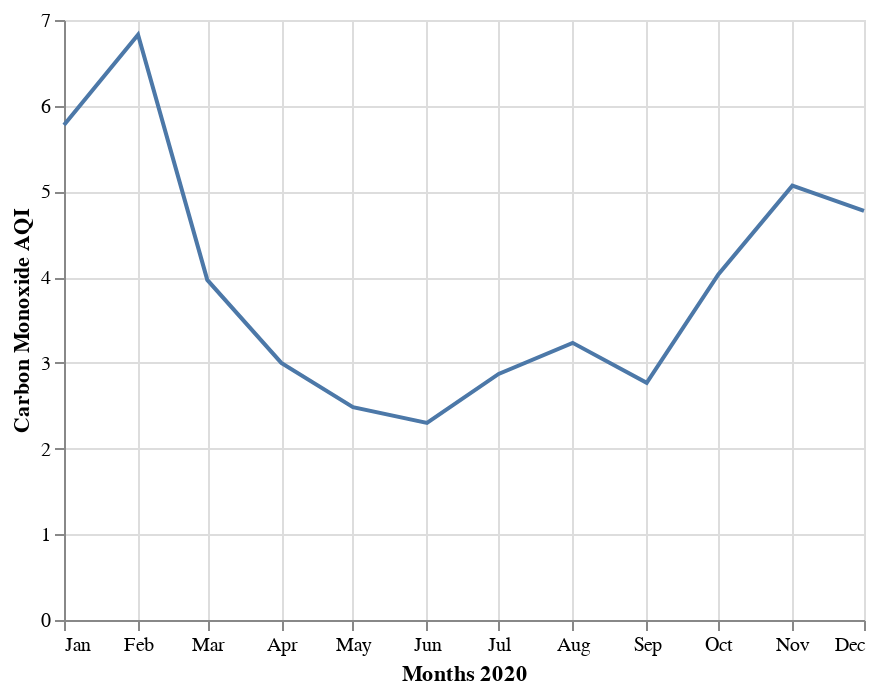

Source (notebook cell):
### Code cell
alt.Chart(co_air_df).mark_line().encode(
    alt.X("month(date_month):T", title="Months 2020"),
    alt.Y("aqi", title="Carbon Monoxide AQI")
)

### Figure 1 — Vega-Lite specification as saved in the notebook (floating-point values rounded to 4 significant figures)
{"config": {"view": {"continuousWidth": 400, "continuousHeight": 300}}, "data": {"name": "data-07c1ac98e3d75d02e20293e362ca481d"}, "mark": "line", "encoding": {"x": {"type": "temporal", "field": "date_month", "timeUnit": "month", "title": "Months 2020"}, "y": {"type": "quantitative", "field": "aqi", "title": "Carbon Monoxide AQI"}}, "$schema": "https://vega.github.io/schema/vega-lite/v4.8.1.json", "datasets": {"data-07c1ac98e3d75d02e20293e362ca481d": [{"date_month": "2020-01-01", "aqi": 5.774, "arithmetic_mean": 0.3781, "units_of_measure": "Parts per million", "parameter": "Carbon monoxide", "year": 2020, "month": 1}, {"date_month": "2020-12-01", "aqi": 4.774, "arithmetic_mean": 0.316, "units_of_measure": "Parts per million", "parameter": "Carbon monoxide", "year": 2020, "month": 12}, {"date_month": "2020-06-01", "aqi": 2.3, "arithmetic_mean": 0.1803, "units_of_measure": "Parts per million", "parameter": "Carbon monoxide", "year": 2020, "month": 6}, {"date_month": "2020-09-01", "aqi": 2.767, "arithmetic_mean": 0.2068, "units_of_measure": "Parts per million", "parameter": "Carbon monoxide", "year": 2020, "month": 9}, {"date_month": "2020-07-01", "aqi": 2.871, "arithmetic_mean": 0.2122, "units_of_measure": "Parts per million", "parameter": "Carbon monoxide", "year": 2020, "month": 7}, {"date_month": "2020-03-01", "aqi": 3.968, "arithmetic_mean": 0.2739, "units_of_measure": "Parts per million", "parameter": "Carbon monoxide", "year": 2020, "month": 3}, {"date_month": "2020-10-01", "aqi": 4.032, "arithmetic_mean": 0.2721, "units_of_measure": "Parts per million", "parameter": "Carbon monoxide", "year": 2020, "month": 10}, {"date_month": "2020-04-01", "aqi": 3.0, "arithmetic_mean": 0.2135, "units_of_measure": "Parts per million", "parameter": "Carbon monoxide", "year": 2020, "month": 4}, {"date_month": "2020-02-01", "aqi": 6.828, "arithmetic_mean": 0.3887, "units_of_measure": "Parts per million", "parameter": "Carbon monoxide", "year": 2020, "month": 2}, {"date_month": "2020-08-01", "aqi": 3.233, "arithmetic_mean": 0.2368, "units_of_measure": "Parts per million", "parameter": "Carbon monoxide", "year": 2020, "month": 8}, {"date_month": "2020-11-01", "aqi": 5.067, "arithmetic_mean": 0.3275, "units_of_measure": "Parts per million", "parameter": "Carbon monoxide", "year": 2020, "month": 11}, {"date_month": "2020-05-01", "aqi": 2.484, "arithmetic_mean": 0.1837, "units_of_measure": "Parts per million", "parameter": "Carbon monoxide", "year": 2020, "month": 5}]}}
